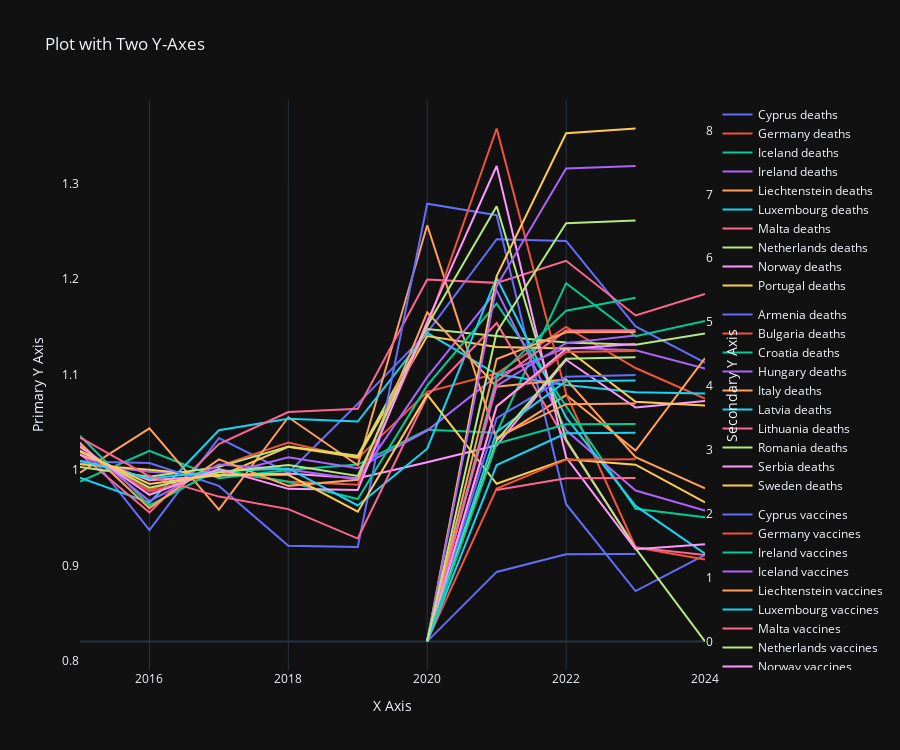

Write notebook code for a chart like this one.
### Markdown cell above
# BookMark

### Code cell
# display(MD('### HeatMap (of deaths based on age groups)'))


## this is how we will sort 
sums = pd.pivot_table(
cd[(cd['source']=='deaths') & (cd['filter']=='TOTAL') & (cd['value_type']=='normalized') & (cd['year'] > 2023)], # totals only 
values = 'value',
index = ['abbr','name'],
aggfunc='sum',
)
sums = sums.reset_index()
sums = sums.sort_values(by='value',ascending=False)

heads = sums.head(10)
tails = sums.tail(10)

tempD = cd[(cd['source']=='deaths') & (cd['filter']=='TOTAL') & (cd['value_type']=='normalized')]
tempD_head = tempD[tempD.name.isin(heads.name)]
tempD_tail = tempD[tempD.name.isin(tails.name)]


tempV = cd[(cd['source']=='vaccine') & (cd['filter']=='All') & (cd['value_type']=='ratio (total_dose/pop.)')]
tempV_head = tempV[tempV.name.isin(heads.name)]
tempV_tail = tempV[tempV.name.isin(tails.name)]


# Create the figure
fig = go.Figure()

names = tempD_head.name.drop_duplicates().to_list()
for n in names:
    fig.add_trace(go.Scatter(
        x=tempD_head[tempD_head.name == n]['year'], 
        y=tempD_head[tempD_head.name == n]['value'], 
        mode='lines', 
        name=f"{n} deaths",
        legendgroup="group1",
        yaxis='y1'
        )
        )

names = tempD_tail.name.drop_duplicates().to_list()
for n in names:
    fig.add_trace(go.Scatter(
        x=tempD_tail[tempD_tail.name == n]['year'], 
        y=tempD_tail[tempD_tail.name == n]['value'], 
        mode='lines', 
        name=f"{n} deaths",
        legendgroup="group2",
        yaxis='y1'
        )
        )

names = tempV_head.name.drop_duplicates().to_list()
for n in names:
    fig.add_trace(go.Scatter(
        x=tempV_head[tempV_head.name == n]['year'], 
        y=tempV_head[tempV_head.name == n]['value'], 
        mode='lines', 
        name=f"{n} vaccines",
        legendgroup="group3",
        yaxis='y2'
        )
        )
    
names = tempV_tail.name.drop_duplicates().to_list()
for n in names:
    fig.add_trace(go.Scatter(
        x=tempV_tail[tempV_tail.name == n]['year'], 
        y=tempV_tail[tempV_tail.name == n]['value'], 
        mode='lines', 
        name=f"{n} vaccines",
        legendgroup="group4",
        yaxis='y2'
        )
        )

# Show the figure
fig.update_layout(
    template="plotly_dark",
    title="Plot with Two Y-Axes",
    xaxis=dict(title="X Axis"),
    yaxis=dict(title="Primary Y Axis", side="left", showgrid=False),
    yaxis2=dict(
        title="Secondary Y Axis",
        overlaying="y",
        side="right",
        showgrid=False
    ),
    height=750
    )
fig.show()

### Figure 1 — Plotly figure (JSON) as saved in the notebook; plotly's stock layout.template omitted (floating-point values rounded to 4 significant figures)
{"data": [{"legendgroup": "group1", "mode": "lines", "name": "Cyprus deaths", "type": "scatter", "x": [2015, 2016, 2017, 2018, 2019, 2020, 2021, 2022, 2023, 2024], "y": [1.029, 0.9372, 1.034, 0.9974, 1.07, 1.144, 1.242, 1.24, 1.15, 1.113], "yaxis": "y"}, {"legendgroup": "group1", "mode": "lines", "name": "Germany deaths", "type": "scatter", "x": [2015, 2016, 2017, 2018, 2019, 2020, 2021, 2022, 2023, 2024], "y": [1.016, 0.9793, 1.004, 1.029, 1.012, 1.082, 1.101, 1.15, 1.107, 1.075], "yaxis": "y"}, {"legendgroup": "group1", "mode": "lines", "name": "Iceland deaths", "type": "scatter", "x": [2015, 2016, 2017, 2018, 2019, 2020, 2021, 2022, 2023, 2024], "y": [0.9881, 1.02, 0.9917, 1.0, 1.006, 1.042, 1.039, 1.196, 1.14, 1.156], "yaxis": "y"}, {"legendgroup": "group1", "mode": "lines", "name": "Ireland deaths", "type": "scatter", "x": [2015, 2016, 2017, 2018, 2019, 2020, 2021, 2022, 2023, 2024], "y": [1.007, 0.9984, 0.9946, 1.014, 1.002, 1.041, 1.099, 1.128, 1.126, 1.106], "yaxis": "y"}, {"legendgroup": "group1", "mode": "lines", "name": "Liechtenstein deaths", "type": "scatter", "x": [2015, 2016, 2017, 2018, 2019, 2020, 2021, 2022, 2023, 2024], "y": [0.9974, 1.044, 0.9588, 1.055, 1.005, 1.256, 1.032, 1.079, 1.021, 1.117], "yaxis": "y"}, {"legendgroup": "group1", "mode": "lines", "name": "Luxembourg deaths", "type": "scatter", "x": [2015, 2016, 2017, 2018, 2019, 2020, 2021, 2022, 2023, 2024], "y": [0.9921, 0.9661, 1.042, 1.054, 1.051, 1.144, 1.1, 1.089, 1.082, 1.08], "yaxis": "y"}, {"legendgroup": "group1", "mode": "lines", "name": "Malta deaths", "type": "scatter", "x": [2015, 2016, 2017, 2018, 2019, 2020, 2021, 2022, 2023, 2024], "y": [1.017, 0.9557, 1.027, 1.061, 1.064, 1.2, 1.196, 1.219, 1.162, 1.184], "yaxis": "y"}, {"legendgroup": "group1", "mode": "lines", "name": "Netherlands deaths", "type": "scatter", "x": [2015, 2016, 2017, 2018, 2019, 2020, 2021, 2022, 2023, 2024], "y": [1.003, 0.9932, 1.003, 1.025, 1.015, 1.148, 1.14, 1.134, 1.131, 1.143], "yaxis": "y"}, {"legendgroup": "group1", "mode": "lines", "name": "Norway deaths", "type": "scatter", "x": [2015, 2016, 2017, 2018, 2019, 2020, 2021, 2022, 2023, 2024], "y": [1.016, 0.9895, 0.9944, 0.9966, 0.9915, 1.008, 1.026, 1.116, 1.066, 1.072], "yaxis": "y"}, {"legendgroup": "group1", "mode": "lines", "name": "Portugal deaths", "type": "scatter", "x": [2015, 2016, 2017, 2018, 2019, 2020, 2021, 2022, 2023, 2024], "y": [1.006, 1.0, 0.9936, 1.025, 1.013, 1.14, 1.129, 1.127, 1.072, 1.068], "yaxis": "y"}, {"legendgroup": "group2", "mode": "lines", "name": "Armenia deaths", "type": "scatter", "x": [2015, 2016, 2017, 2018, 2019, 2020, 2021, 2022, 2023, 2024], "y": [1.009, 1.007, 0.9835, 0.9209, 0.9196, 1.279, 1.267, 0.9644, 0.8735, 0.9113], "yaxis": "y"}, {"legendgroup": "group2", "mode": "lines", "name": "Bulgaria deaths", "type": "scatter", "x": [2015, 2016, 2017, 2018, 2019, 2020, 2021, 2022, 2023, 2024], "y": [1.024, 0.9775, 0.9984, 0.9883, 0.9847, 1.15, 1.358, 1.08, 0.9193, 0.9064], "yaxis": "y"}, {"legendgroup": "group2", "mode": "lines", "name": "Croatia deaths", "type": "scatter", "x": [2015, 2016, 2017, 2018, 2019, 2020, 2021, 2022, 2023, 2024], "y": [1.036, 0.963, 1.001, 0.9876, 0.9697, 1.089, 1.174, 1.067, 0.9596, 0.9507], "yaxis": "y"}, {"legendgroup": "group2", "mode": "lines", "name": "Hungary deaths", "type": "scatter", "x": [2015, 2016, 2017, 2018, 2019, 2020, 2021, 2022, 2023, 2024], "y": [1.026, 0.9676, 1.006, 1.001, 0.9905, 1.097, 1.188, 1.042, 0.9787, 0.9579], "yaxis": "y"}, {"legendgroup": "group2", "mode": "lines", "name": "Italy deaths", "type": "scatter", "x": [2015, 2016, 2017, 2018, 2019, 2020, 2021, 2022, 2023, 2024], "y": [1.028, 0.9603, 1.011, 0.9836, 0.9899, 1.165, 1.087, 1.095, 1.014, 0.9809], "yaxis": "y"}, {"legendgroup": "group2", "mode": "lines", "name": "Latvia deaths", "type": "scatter", "x": [2015, 2016, 2017, 2018, 2019, 2020, 2021, 2022, 2023, 2024], "y": [1.01, 0.9913, 0.9989, 1.002, 0.9631, 1.022, 1.201, 1.055, 0.9626, 0.9126], "yaxis": "y"}, {"legendgroup": "group2", "mode": "lines", "name": "Lithuania deaths", "type": "scatter", "x": [2015, 2016, 2017, 2018, 2019, 2020, 2021, 2022, 2023, 2024], "y": [1.034, 0.9935, 0.9724, 0.9593, 0.9284, 1.078, 1.154, 1.03, 0.9192, 0.9112], "yaxis": "y"}, {"legendgroup": "group2", "mode": "lines", "name": "Romania deaths", "type": "scatter", "x": [2015, 2016, 2017, 2018, 2019, 2020, 2021, 2022, 2023, 2024], "y": [1.021, 0.9817, 0.9977, 1.005, 0.9939, 1.151, 1.276, 1.032, 0.9181, 0.8207], "yaxis": "y"}, {"legendgroup": "group2", "mode": "lines", "name": "Serbia deaths", "type": "scatter", "x": [2015, 2016, 2017, 2018, 2019, 2020, 2021, 2022, 2023, 2024], "y": [1.025, 0.9742, 1.001, 0.9804, 0.9793, 1.155, 1.318, 1.013, 0.9174, 0.9224], "yaxis": "y"}, {"legendgroup": "group2", "mode": "lines", "name": "Sweden deaths", "type": "scatter", "x": [2015, 2016, 2017, 2018, 2019, 2020, 2021, 2022, 2023, 2024], "y": [1.019, 0.9856, 0.9951, 0.9952, 0.9565, 1.079, 0.9858, 1.012, 1.006, 0.9664], "yaxis": "y"}, {"legendgroup": "group3", "mode": "lines", "name": "Cyprus vaccines", "type": "scatter", "x": [2020, 2021, 2022, 2023], "y": [0.00991, 3.496, 4.144, 4.174], "yaxis": "y2"}, {"legendgroup": "group3", "mode": "lines", "name": "Germany vaccines", "type": "scatter", "x": [2020, 2021, 2022, 2023], "y": [0.007283, 3.685, 4.532, 4.547], "yaxis": "y2"}, {"legendgroup": "group3", "mode": "lines", "name": "Ireland vaccines", "type": "scatter", "x": [2020, 2021, 2022, 2023], "y": [0.002516, 4.133, 5.179, 5.38], "yaxis": "y2"}, {"legendgroup": "group3", "mode": "lines", "name": "Iceland vaccines", "type": "scatter", "x": [2020, 2021, 2022, 2023], "y": [0.04074, 4.002, 4.671, 4.79], "yaxis": "y2"}, {"legendgroup": "group3", "mode": "lines", "name": "Liechtenstein vaccines", "type": "scatter", "x": [2021, 2022, 2023], "y": [3.192, 3.716, 3.725], "yaxis": "y2"}, {"legendgroup": "group3", "mode": "lines", "name": "Luxembourg vaccines", "type": "scatter", "x": [2020, 2021, 2022, 2023], "y": [0.004145, 3.281, 4.073, 4.085], "yaxis": "y2"}, {"legendgroup": "group3", "mode": "lines", "name": "Malta vaccines", "type": "scatter", "x": [2020, 2021, 2022, 2023], "y": [0.006005, 4.073, 4.867, 4.873], "yaxis": "y2"}, {"legendgroup": "group3", "mode": "lines", "name": "Netherlands vaccines", "type": "scatter", "x": [2020, 2021, 2022, 2023], "y": [2.643e-06, 3.145, 4.425, 4.448], "yaxis": "y2"}, {"legendgroup": "group3", "mode": "lines", "name": "Norway vaccines", "type": "scatter", "x": [2020, 2021, 2022, 2023], "y": [0.0009235, 3.682, 4.579, 4.657], "yaxis": "y2"}, {"legendgroup": "group3", "mode": "lines", "name": "Portugal vaccines", "type": "scatter", "x": [2020, 2021, 2022, 2023], "y": [0.0106, 5.721, 7.957, 8.03], "yaxis": "y2"}, {"legendgroup": "group4", "mode": "lines", "name": "Bulgaria vaccines", "type": "scatter", "x": [2020, 2021, 2022, 2023], "y": [0.002023, 1.089, 1.367, 1.37], "yaxis": "y2"}, {"legendgroup": "group4", "mode": "lines", "name": "Croatia vaccines", "type": "scatter", "x": [2020, 2021, 2022, 2023], "y": [0.007259, 2.395, 2.847, 2.854], "yaxis": "y2"}, {"legendgroup": "group4", "mode": "lines", "name": "Hungary vaccines", "type": "scatter", "x": [2020, 2021, 2022, 2023], "y": [0.003635, 3.1, 3.401, 3.404], "yaxis": "y2"}, {"legendgroup": "group4", "mode": "lines", "name": "Italy vaccines", "type": "scatter", "x": [2020, 2021, 2022, 2023], "y": [0.008278, 5.563, 7.405, 7.442], "yaxis": "y2"}, {"legendgroup": "group4", "mode": "lines", "name": "Lithuania vaccines", "type": "scatter", "x": [2020, 2021, 2022, 2023], "y": [0.01047, 4.421, 4.839, 4.846], "yaxis": "y2"}, {"legendgroup": "group4", "mode": "lines", "name": "Latvia vaccines", "type": "scatter", "x": [2020, 2021, 2022, 2023], "y": [0.003365, 2.763, 3.26, 3.268], "yaxis": "y2"}, {"legendgroup": "group4", "mode": "lines", "name": "Romania vaccines", "type": "scatter", "x": [2021, 2022, 2023], "y": [2.371, 2.556, 2.558], "yaxis": "y2"}, {"legendgroup": "group4", "mode": "lines", "name": "Sweden vaccines", "type": "scatter", "x": [2020, 2021, 2022, 2023], "y": [0.003973, 4.841, 6.549, 6.59], "yaxis": "y2"}], "layout": {"height": 750, "title": {"text": "Plot with Two Y-Axes"}, "xaxis": {"title": {"text": "X Axis"}}, "yaxis": {"showgrid": false, "side": "left", "title": {"text": "Primary Y Axis"}}, "yaxis2": {"overlaying": "y", "showgrid": false, "side": "right", "title": {"text": "Secondary Y Axis"}}}}
